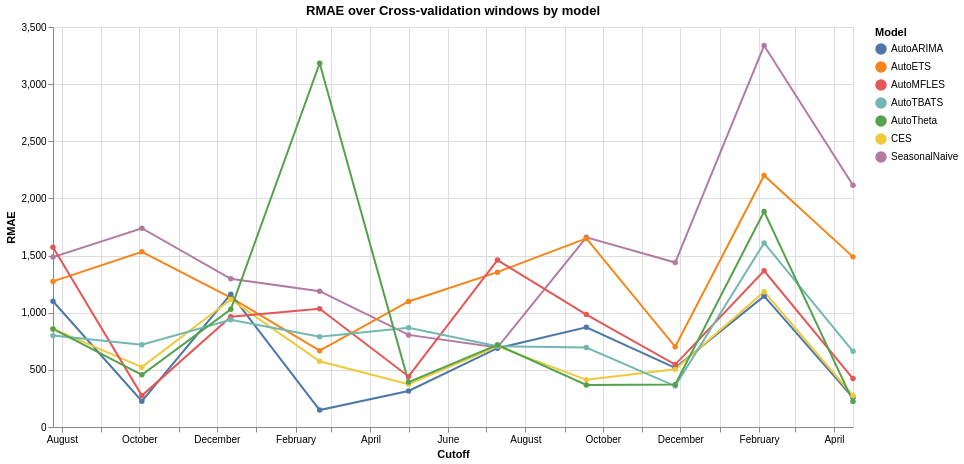

The notebook cell saved with this chart:
### Code cell
long_df = pl.DataFrame(cv_evaluation).unpivot(
    index=["unique_id", "cutoff", "metric"],
    on=pl.selectors.exclude(["unique_id", "cutoff", "metric"]),
    variable_name="model",
    value_name="value",
)

chart = (
    alt.Chart(long_df.to_pandas())
    .mark_line(point=True)
    .encode(
        x=alt.X("cutoff:T", title="Cutoff"),
        y=alt.Y("value:Q", title="RMAE"),
        color=alt.Color("model:N", title="Model"),
        tooltip=["cutoff:T", "model:N", "value:Q"],
    )
    .properties(width=800, height=400, title="RMAE over Cross-validation windows by model")
)

chart = lib.add_dropdown_filter(chart, long_df, "metric")

chart

### Figure 1 — Vega specification as saved in the notebook (floating-point values rounded to 4 significant figures; data arrays with more than 128 entries replaced by an {"elided": "..."} marker saying what was removed)
{"$schema": "https://vega.github.io/schema/vega/v6.json", "data": [{"name": "_server_source_0", "values": {"elided": "280 records"}, "transform": [{"type": "formula", "expr": "toDate(datum['cutoff'])", "as": "cutoff"}]}, {"name": "source_0", "source": "_server_source_0", "transform": [{"type": "filter", "expr": "(metric === datum['metric'])"}]}, {"name": "data_0", "source": "source_0", "transform": [{"type": "filter", "expr": "(isDate(datum[\"cutoff\"]) || (isValid(datum[\"cutoff\"]) && isFinite(+datum[\"cutoff\"]))) && isValid(datum[\"value\"]) && isFinite(+datum[\"value\"])"}, {"type": "project", "fields": ["cutoff", "model", "value"]}]}, {"name": "source_0_color_domain_model_0", "source": "source_0", "transform": [{"type": "aggregate", "groupby": ["model"], "fields": [], "ops": [], "as": []}, {"type": "formula", "expr": "datum['model']", "as": "sort_field"}, {"type": "project", "fields": ["model"]}]}, {"name": "data_0_color_domain_model_1", "source": "data_0", "transform": [{"type": "aggregate", "groupby": ["model"], "fields": [], "ops": [], "as": []}, {"type": "formula", "expr": "datum['model']", "as": "sort_field"}, {"type": "project", "fields": ["model"]}]}], "signals": [{"name": "metric", "value": "mase", "bind": {"input": "select", "options": ["mase", "rmae_SeasonalNaive", "spis", "nd"], "name": "metric: "}}], "marks": [{"type": "group", "name": "layer_0_pathgroup", "from": {"facet": {"data": "source_0", "name": "faceted_path_layer_0_main", "groupby": ["model"]}}, "encode": {"update": {"height": {"field": {"signal": null, "datum": null, "group": "height", "parent": null}}, "width": {"field": {"signal": null, "datum": null, "group": "width", "parent": null}}}}, "marks": [{"type": "line", "name": "layer_0_marks", "from": {"data": "faceted_path_layer_0_main"}, "sort": {"field": "x"}, "encode": {"update": {"x": {"field": "cutoff", "scale": "x"}, "tooltip": {"signal": "{\"cutoff\": timeFormat(datum[\"cutoff\"], \"%b %d, %Y\"), \"model\": isValid(datum[\"model\"]) ? isArray(datum[\"model\"]) ? join(datum[\"model\"], '\\n') : datum[\"model\"] : \"\"+datum[\"model\"], \"value\": format(datum[\"value\"], \"\")}"}, "defined": {"signal": "isValid(datum[\"cutoff\"]) && isFinite(+datum[\"cutoff\"]) && isValid(datum[\"value\"]) && isFinite(+datum[\"value\"])"}, "y": {"field": "value", "scale": "y"}, "stroke": {"field": "model", "scale": "color"}}}, "style": ["line"]}]}, {"type": "symbol", "name": "layer_1_marks", "from": {"data": "data_0"}, "encode": {"update": {"x": {"field": "cutoff", "scale": "x"}, "fill": {"field": "model", "scale": "color"}, "tooltip": {"signal": "{\"cutoff\": timeFormat(datum[\"cutoff\"], \"%b %d, %Y\"), \"model\": isValid(datum[\"model\"]) ? isArray(datum[\"model\"]) ? join(datum[\"model\"], '\\n') : datum[\"model\"] : \"\"+datum[\"model\"], \"value\": format(datum[\"value\"], \"\")}"}, "y": {"field": "value", "scale": "y"}, "opacity": {"value": 1}}}, "style": ["point"]}], "scales": [{"name": "x", "type": "time", "domain": {"fields": [{"data": "source_0", "field": "cutoff"}, {"data": "data_0", "field": "cutoff"}]}, "range": [0, {"signal": "width"}]}, {"name": "y", "type": "linear", "domain": {"fields": [{"data": "source_0", "field": "value"}, {"data": "data_0", "field": "value"}]}, "range": [{"signal": "height"}, 0], "zero": true, "nice": true}, {"name": "color", "type": "ordinal", "domain": {"fields": [{"data": "source_0_color_domain_model_0", "field": "model"}, {"data": "data_0_color_domain_model_1", "field": "model"}], "sort": true}, "range": "category"}], "axes": [{"scale": "x", "labels": false, "domain": false, "aria": false, "minExtent": 0, "zindex": 0, "maxExtent": 0, "tickCount": {"signal": "ceil(width/40)"}, "grid": true, "gridScale": "y", "ticks": false, "orient": "bottom"}, {"scale": "y", "grid": true, "aria": false, "gridScale": "x", "labels": false, "minExtent": 0, "ticks": false, "tickCount": {"signal": "ceil(height/40)"}, "domain": false, "orient": "left", "maxExtent": 0, "zindex": 0}, {"scale": "x", "tickCount": {"signal": "ceil(width/40)"}, "zindex": 0, "labelFlush": true, "grid": false, "labelOverlap": true, "title": "Cutoff", "orient": "bottom"}, {"scale": "y", "grid": false, "orient": "left", "title": "RMAE", "labelOverlap": true, "zindex": 0, "tickCount": {"signal": "ceil(height/40)"}}], "title": {"text": "RMAE over Cross-validation windows by model", "frame": "group"}, "background": "white", "height": 400, "width": 800, "style": "cell", "padding": 5, "legends": [{"title": "Model", "stroke": "color", "symbolType": "circle", "fill": "color", "encode": {"symbols": {"update": {"opacity": {"value": 1}}}}}]}
